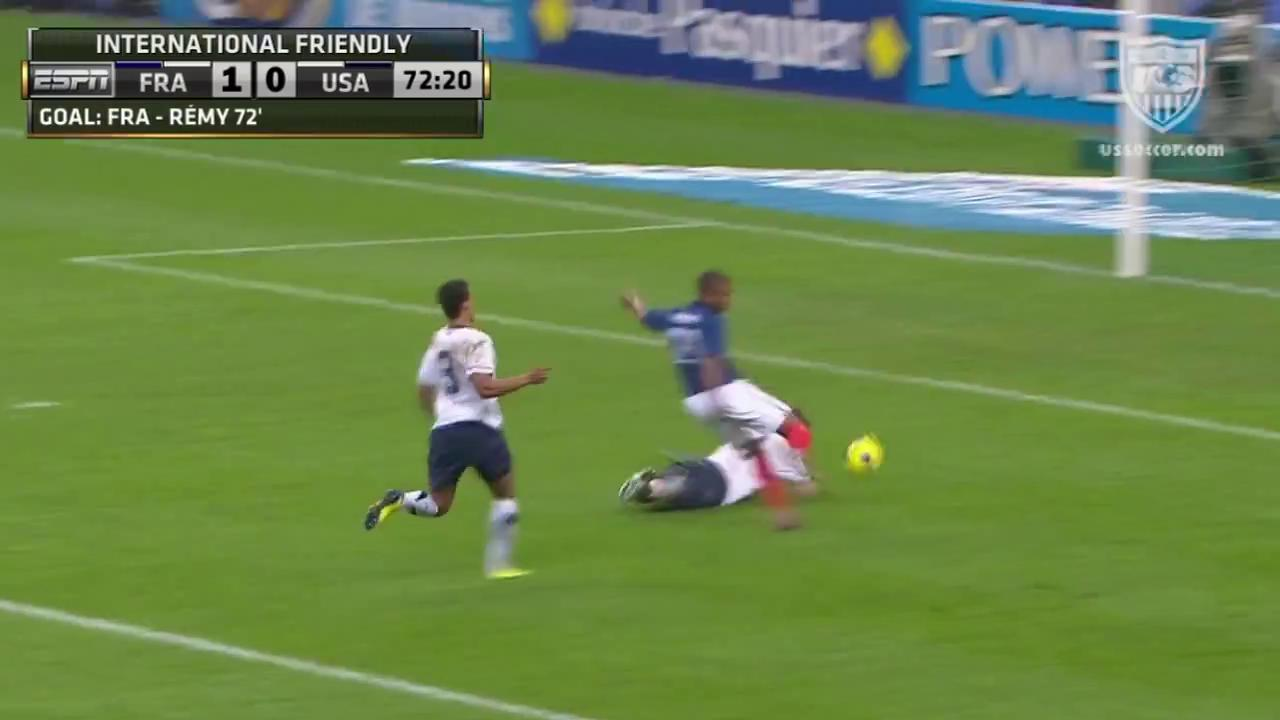
#> input picture libs/mmpose/tests/data/posetrack18/videos/000001_mpiinew_test/000001.jpg, 1280 x 720 px, found by its file name
$ python ecc.py
#> lines starting #> are read from the running program, lines starting #| are printed output that depends on the picture
### libs/Track/motion/cmc/base_cmc.py
# Motion Trackers for Video Analysis -Surya ⎜(Extended from Mikel Broström's work on boxmot(10.0.81))

import cv2
import numpy as np
from abc import ABC, abstractmethod


class BaseCMC(ABC):

    @abstractmethod
    def apply(self, im):
        pass

    # [11 lines left out: function generate_mask, not called in this run]

    def preprocess(self, img):

        # bgr2gray
        if self.grayscale:
            img = cv2.cvtColor(img, cv2.COLOR_BGR2GRAY)

        # resize
        if self.scale is not None:
            img = cv2.resize(
                img,
                (0, 0),
                fx=self.scale,
                fy=self.scale,
                interpolation=cv2.INTER_LINEAR
            )

        return img

### libs/Track/motion/cmc/ecc.py
# Motion Trackers for Video Analysis -Surya ⎜(Extended from Mikel Broström's work on boxmot(10.0.81))

import time

import cv2
import numpy as np

from .base_cmc import BaseCMC
from ...utils import TRACK
from ...utils import logger as LOGGER


class ECC(BaseCMC):
    def __init__(
        self,
        warp_mode: int = cv2.MOTION_EUCLIDEAN,
        eps: float = 1e-5,
        max_iter: int = 100,
        scale: float = 0.1,
        align: bool = False,
        grayscale: bool = True
    ) -> None:
        """Compute the warp matrix from src to dst.

        Parameters
        ----------
        warp_mode: opencv flag
            translation: cv2.MOTION_TRANSLATION
            rotated and shifted: cv2.MOTION_EUCLIDEAN
            affine(shift,rotated,shear): cv2.MOTION_AFFINE
            homography(3d): cv2.MOTION_HOMOGRAPHY
        eps: float
            the threshold of the increment in the correlation coefficient between two iterations
        max_iter: int
            the number of iterations.
        scale: float or [int, int]
            scale_ratio: float
            scale_size: [W, H]
        align: bool
            whether to warp affine or perspective transforms to the source image
        grayscale: bool
            whether to transform 3 channel RGB to single channel grayscale for faster computations

        Returns
        -------
        warp matrix : ndarray
            Returns the warp matrix from src to dst.
            if motion models is homography, the warp matrix will be 3x3, otherwise 2x3
        src_aligned: ndarray
            aligned source image of gray
        """
        self.align = align
        self.grayscale = grayscale
        self.scale = scale
        self.warp_mode = warp_mode
        self.termination_criteria = (cv2.TERM_CRITERIA_EPS | cv2.TERM_CRITERIA_COUNT, max_iter, eps)
        self.prev_img = None

    def apply(self, img: np.ndarray, dets: np.ndarray = None) -> np.ndarray:
        """Apply sparse optical flow to compute the warp matrix.

        Parameters:
            img (ndarray): The input image.
            dets: Description of dets parameter.

        Returns:
            ndarray: The warp matrix from the source to the destination.
                If the motion model is homography, the warp matrix will be 3x3; otherwise, it will be 2x3.
        """

        if self.warp_mode == cv2.MOTION_HOMOGRAPHY:
            warp_matrix = np.eye(3, 3, dtype=np.float32)
        else:
            warp_matrix = np.eye(2, 3, dtype=np.float32)

        if self.prev_img is None:
            self.prev_img = self.preprocess(img)
            return warp_matrix

        img = self.preprocess(img)

        try:
            (ret_val, warp_matrix) = cv2.findTransformECC(
                self.prev_img,  # already processed
                img,
                warp_matrix,
                self.warp_mode,
                self.termination_criteria,
                None,
                1
            )
        except Exception as e:
            LOGGER.warning(f'Affine matrix could not be generated: {e}. Returning identity')
            return warp_matrix

        # upscale warp matrix to original images size
        if self.scale < 1:
            warp_matrix[0, 2] /= self.scale
            warp_matrix[1, 2] /= self.scale

        if self.align:
            h, w = self.prev_img.shape
            if self.warp_mode == cv2.MOTION_HOMOGRAPHY:
                # Use warpPerspective for Homography
                self.prev_img_aligned = cv2.warpPerspective(self.prev_img, warp_matrix, (w, h), flags=cv2.INTER_LINEAR)
            else:
                # Use warpAffine for Translation, Euclidean and Affine
                self.prev_img_aligned = cv2.warpAffine(self.prev_img, warp_matrix, (w, h), flags=cv2.INTER_LINEAR)
        else:
            self.prev_img_aligned = None

        self.prev_img = img

        return warp_matrix  # , prev_img_aligned


def main():
    ecc = ECC(scale=0.5, align=True, grayscale=True)
    curr_img = cv2.imread('assets/MOT17-mini/train/MOT17-2-FRCNN/img1/000005.jpg')
    prev_img = cv2.imread('assets/MOT17-mini/train/MOT17-2-FRCNN/img1/000001.jpg')
#> prev_img is the input picture: shape (720, 1280, 3); mean B, G, R 76.5, 133.7, 107

    warp_matrix = ecc.apply(prev_img, None)
#> in preprocess, `img = cv2.cvtColor(img, cv2.COLOR_BGR2GRAY)`:
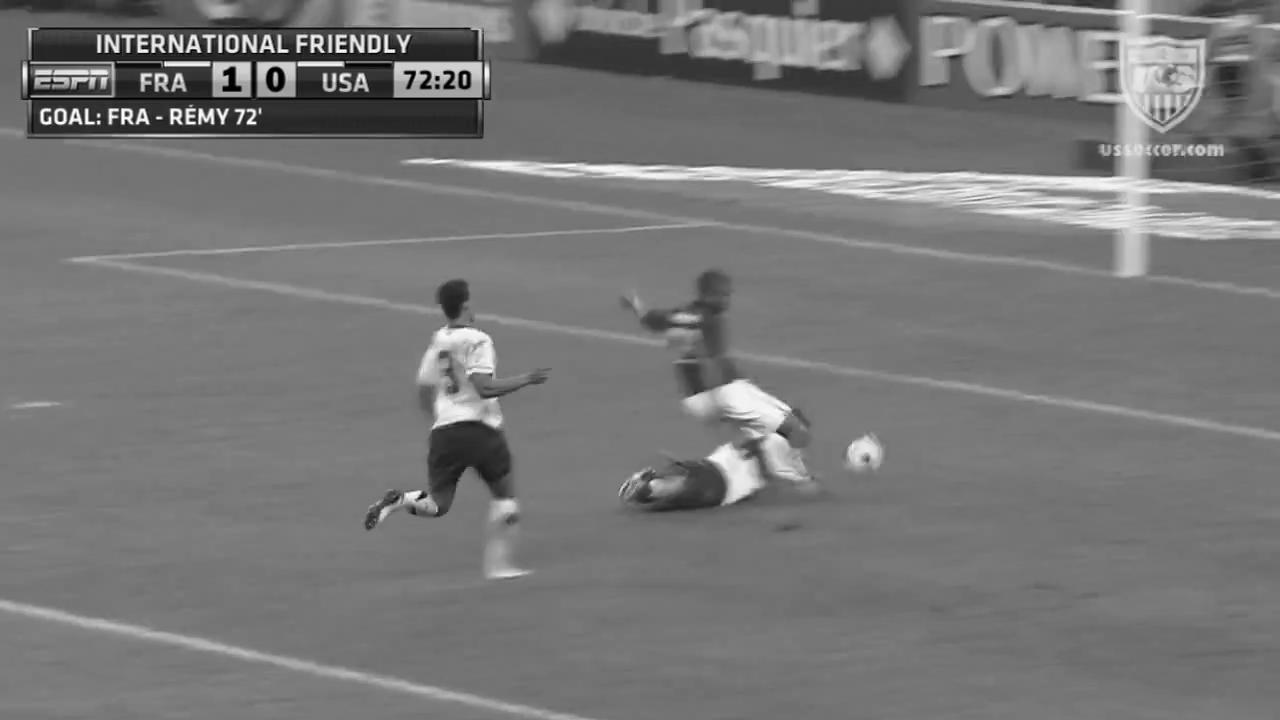
#> img: shape (720, 1280); min 0, max 255, mean 119.2
#> warp_matrix = [[1, 0, 0], [0, 1, 0]]
    warp_matrix = ecc.apply(curr_img, None)

    start = time.process_time()
    for i in range(0, 100):
        warp_matrix = ecc.apply(prev_img, None)
        warp_matrix = ecc.apply(curr_img, None)
    end = time.process_time()
    print('Total time', end - start)
    print(warp_matrix)

    if ecc.prev_img_aligned is not None:
        curr_img = ecc.preprocess(curr_img)
        prev_img = ecc.preprocess(prev_img)
        weighted_img = cv2.addWeighted(curr_img, 0.5, ecc.prev_img_aligned, 0.5, 0)
        cv2.imshow('prev_img_aligned', weighted_img)
        cv2.waitKey(0)
        cv2.imwrite(str(TRACK / 'motion/cmc/ecc_aligned.jpg'), weighted_img)


if __name__ == "__main__":
#> (the run stopped early here; a loop or call above may not have finished)
